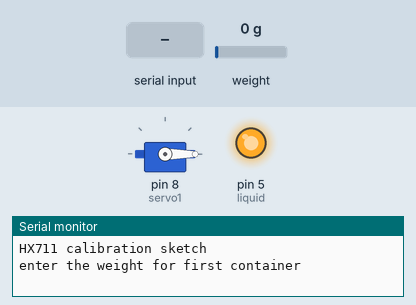
Simulated run of this sketch. Board: Arduino Uno, built with avr-gcc and run on an emulated ATmega328P. On the bench: servo, output pins drawn as LEDs (lit = HIGH), the last lines printed to the serial monitor. Inputs (shaded band) come from the test bench; at power-on: weight on the scale 0 g.

Above: at 2.2 s.
2.3 s: "90,45\n" received over Serial
At 5.1 s:
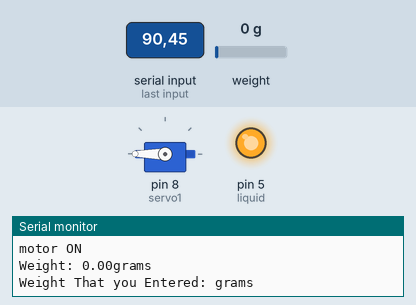
5.3 s: weight on the scale set to 80 g
8.3 s: weight on the scale set to 95 g
At 11.7 s:
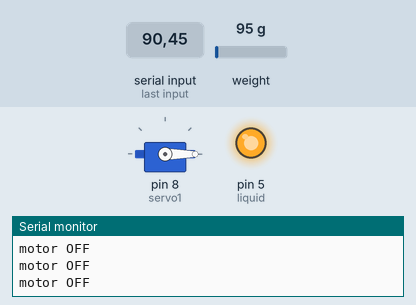
Timing chart, 0 to 13.2 s (numbered marks = the images above; inputs shaded):
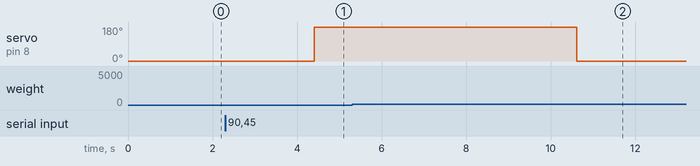

Measured:
- the behaviour switches between 89 and 90 g on weight on the scale (found by bisection; images 1 and 2)
- after the input at 2.3 s, servo on pin 8 (servo1): 0° → 180° after 2.1 s
- after the input at 8.3 s, servo on pin 8 (servo1): 180° → 0° after 2.3 s

The sketch:

Color_bending_for_2_container.ino
```cpp
#include "HX711.h"
#include <Servo.h>
Servo servo1;
//Servo servo2;
const int LOADCELL_DOUT_PIN = 6;
const int LOADCELL_SCK_PIN = 7;
HX711 scale;
float calibration_factor = 213; // this calibration factor must be adjusted according to your load cell
float units;
String value = "";
int weight_in_int1;
int weight_in_int2;
int total_weight;
String weight_in_str="";
int pos = 0;
const int liquid = 5; // Here we attach the DC motor for liquid

void setup() {
Serial.begin(9600);
scale.begin(LOADCELL_DOUT_PIN, LOADCELL_SCK_PIN);
Serial.println("HX711 calibration sketch");
scale.set_scale(calibration_factor); //Adjust to this calibration factor
scale.tare(); //Reset the scale to 0
pinMode(liquid,OUTPUT);
digitalWrite(liquid,HIGH);
servo1.attach(8);
servo1.write(0);
//servo2.attach(9);
//servo2.write(0);
}


void loop()
{
  Serial.println("enter the weight for first container");
while(!Serial.available());
    if(Serial.available())
    {
        Serial.println("enter the weight for first container");
        weight_in_str = Serial.readString();
        weight_in_int1 = weight_in_str.toInt();
        Serial.println("enter the weight for second container");
        weight_in_str = Serial.readString();
        weight_in_int2 = weight_in_str.toInt();
        total_weight = weight_in_int1 + weight_in_int2;
        Serial.print("input value : ");
        Serial.println(weight_in_int1);

        while(!(value == "complete"))
        {
                    value = motor_control1(weight_in_int1);

        }
        value = "";
        while(!(value == "complete"))
        {
            value = motor_control2(total_weight);

        }
        value = "";

    }


}


int motor_control1(int x)
{
    int pos;
    units = scale.get_units(), 5;
    if(units < x)
    {
        servo1.write(180);
        delay(5);
        Serial.println("motor ON");
   }

   else if(units >= x)
   {
        servo1.write(0);
        delay(5);
        Serial.println("motor OFF");
        return "complete";

   }
 Serial.print("Weight: ");
 Serial.print(units);
 Serial.println("grams");
 Serial.print("Weight That you Entered: ");
 Serial.print(weight_in_str);
 Serial.println("grams");
 delay(3000);
}


int motor_control2(int x)
{
    int pos;
    units = scale.get_units(), 5;
    if(units < x)
    {
        //servo2.write(180);
        digitalWrite(liquid,HIGH);
        delay(5);
        Serial.println("motor ON");
   }

   else if(units >= x)
   {
        //servo2.write(0);
        digitalWrite(liquid,LOW);
        delay(5);
        Serial.println("motor OFF");
        return "complete";

   }
 Serial.print("Weight: ");
 Serial.print(units);
 Serial.println("grams");
 Serial.print("Weight That you Entered: ");
 Serial.print(weight_in_str);
 Serial.println("grams");
 delay(3000);
}
```
